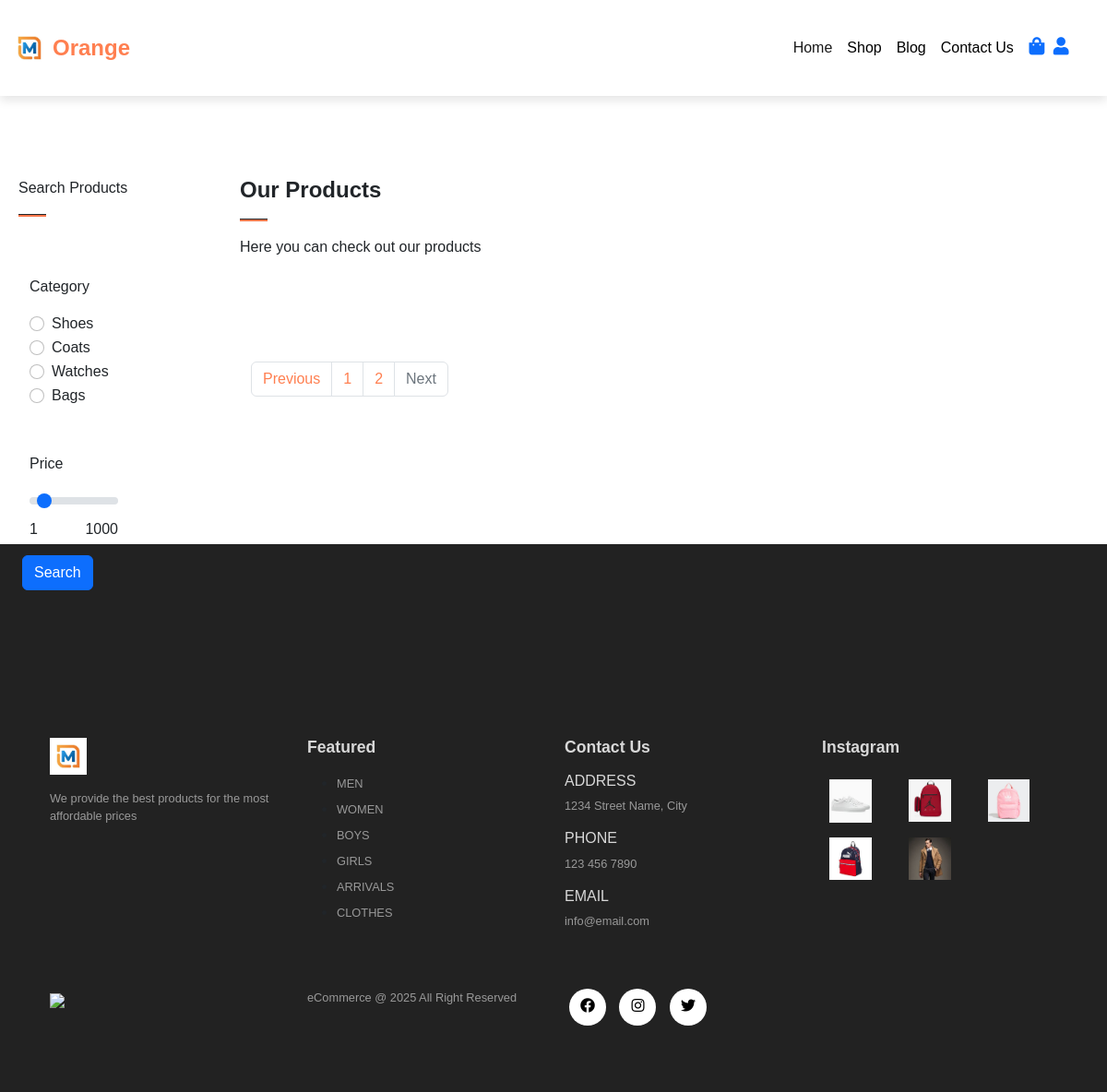
Page /shop.php?page_no=2 on the earlier database version.
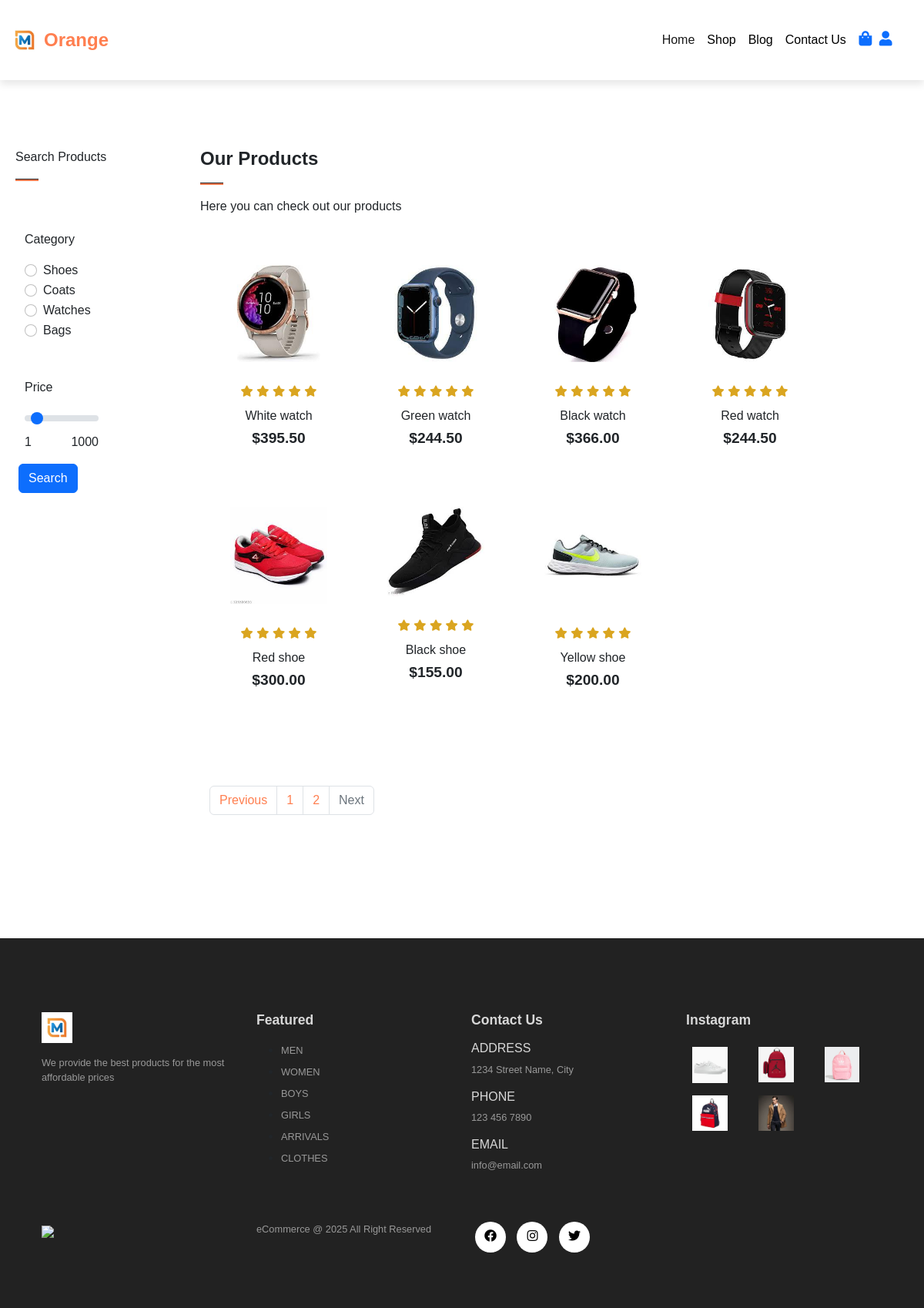
Same page on the later database version.
### tables this page shows
CREATE TABLE `products` (
  `product_id` int(11) NOT NULL,
  `product_name` varchar(100) NOT NULL,
  `product_category` varchar(100) NOT NULL,
  `product_description` varchar(255) NOT NULL,
  `product_image` varchar(255) NOT NULL,
  `product_image2` varchar(255) NOT NULL,
  `product_image3` varchar(255) NOT NULL,
  `product_image4` varchar(255) NOT NULL,
  `product_price` decimal(6,2) NOT NULL,
  `product_special_offer` int(2) NOT NULL,
  `product_color` varchar(100) NOT NULL
);

### shop.php (the view, shortened to what this page needs)
<?php include('layouts/header.php'); ?>
<?php
include('server/connection.php');
  if(isset($_POST['search'])){
         if(isset($_GET['page_no']) && $_GET['page_no'] !=""){
          $page_no = $_GET['page_no'];
         }else{
            $page_no = 1;
         }
         $category = $_POST['category'];
         $price = $_POST['price'];
          echo "category : $category,price :$price";
         $stmt1 = $conn->prepare("SELECT COUNT(*) As total_records FROM products");
         $stmt1->bind_param('si',$category, $price);
         $stmt1->execute();
         $stmt1->bind_result($total_records);
         $stmt1->store_result();
         $stmt1->fetch();
         $total_records_per_page = 8;
         $offset = ($page_no -1) * $total_records_per_page;
         $privious_page = $page_no - 1;
         $next_page = $page_no + 1;
         $adjacents = "2";
         $total_no_of_pages = ceil($total_records/$total_records_per_page);
         $stmt2 = $conn->prepare("SELECT * FROM products WHERE product_category =? AND product_price <=? LIMIT $offset, $total_records_per_page");
         $stmt2->bind_param('si',$category,$price);
         $stmt2->execute();
         $products = $stmt2->get_result();
  }else{
         if(isset($_GET['page_no']) && $_GET['page_no'] !=""){
          $page_no = $_GET['page_no'];
         }else{
            $page_no = 1;
         }
         $stmt1 = $conn->prepare("SELECT COUNT(*) As total_records FROM products");
         $stmt1->execute();
         $stmt1->bind_result($total_records);
         $total_records_per_page = 8;
         $offset = ($page_no -1) * $total_records_per_page;
         $total_no_of_pages = ceil($total_records/$total_records_per_page);
         $stmt2 = $conn->prepare("SELECT * FROM products LIMIT $offset, $total_records_per_page");
         $stmt2->execute();
         $products = $stmt2->get_result();
    }
?>
<section id="search" class="my-5 py-5 ms-2">
  <div class="container mt-5 py-5">
    <p>Search Products</p>
    <hr>
  </div>
      <form method="POST" action="shop.php">
        <div class="row mx-auto container">
          <div class="col-lg-12 col-md-12 col-sm-12">
            <p>Category</p>
              <div class="form-check">
                <input class="form-check-input" value="shoes" type="radio" name="category" id="category_one" <?php if(isset($category) && $category =='shoes'){echo 'checked';} ?> >
                <label class="form-check-label" for="flexRadioDefault1">
                  Shoes
                </label>
              </div>
              <div class="form-check">
                <input class="form-check-input" value="coats" type="radio" name="category" id="category_two" <?php if(isset($category) && $category =='coats'){echo 'checked';} ?>>
                <label class="form-check-label" for="flexRadioDefault2">
                  Coats
                </label>
              </div>
              <div class="form-check">
                <input class="form-check-input" value="watches" type="radio" name="category" id="category_two" <?php if(isset($category) && $category=='watches'){echo 'checked';} ?>>
                <label class="form-check-label" for="flexRadioDefault2">
                  Watches
                </label>
              </div>
              <div class="form-check">
                <input class="form-check-input" value="bags" type="radio" name="category" id="category_two" <?php if(isset($category) && $category=='bags'){echo 'checked';} ?>>
                <label class="form-check-label" for="flexRadioDefault2">
                  Bags
                </label>
              </div>
            </div>
        </div>
      <div class="row mx-auto container mt-5">
        <div class="col-lg-12 col-md-12 col-sm-12">
          <p>Price</p>
          <input type="range" class="form-range w-50" name="price" value="<?php if(isset($price)){echo $price;}else { echo "100";} ?>" min="1" max="1000" id="customRange2">
          <div class="w-50">
            <span style="float: left;">1</span>
            <span style="float: right;">1000</span>
          </div>
        </div>
      </div>
      <div class="form-group my-3 mx-3">
          <input type="submit" name="search" value="Search" class="btn btn-primary">
      </div>
      </form>
</section>
<section id="shop" class="my-5 py-5">
    <div class="container mt-5 py-5">
      <h3>Our Products</h3>
      <hr>
      <p>Here you can check out our products</p>
    </div>
    <div class="row mx-auto container">
      <?php while($row = $products->fetch_assoc()) { ?>
      <div onclick = "window.location.href='single_product.html';" class="product text-center col-lg-3 col-md-4 col-sm-12">
        <img class="img-fluid mb-3" src="assets/imgs/<?php echo $row['product_image']; ?>"/>
          <div class="star">
            <i class="fas fa-star"></i>
            <i class="fas fa-star"></i>
            <i class="fas fa-star"></i>
            <i class="fas fa-star"></i>
            <i class="fas fa-star"></i>
          </div>
        <h5 class="p-name"><?php echo $row['product_name']; ?></h5>
        <h4 class="p-price">$<?php echo $row['product_price']; ?></h4>
      </div>
          <?php } ?>
      <nav aria-label="Page navigation example" class="mx-auto">
          <ul class="pagination mt-5 mx-auto">
            <li class="page-item <?php if($page_no<=1){echo 'disabled';} ?> ">
              <a class="page-link" href="<?php if($page_no<=1){echo "#";}else {echo "?page_no=".($page_no - 1);}?>">Previous</a>
              </li>
              <li class="page-item"><a class="page-link" href="?page_no=1">1</a></li>
              <li class="page-item"><a class="page-link" href="?page_no=2">2</a></li>
              <li class="page-item <?php if($page_no>= $total_no_of_pages){echo 'disabled';} ?> ">
                <a class="page-link" href="<?php if($page_no>= $total_no_of_pages){echo "#";}else {echo "?page_no=".($page_no + 1);}?>">Next</a></li>
          </ul>
      </nav>
    </div>
  </section>
  <?php include('layouts/footer.php'); ?>

### layouts/header.php (shortened to what this page needs)
<!DOCTYPE html>
<html lang="en">
<head>
    <link href="https://cdn.jsdelivr.net/npm/bootstrap@5.2.2/dist/css/bootstrap.min.css" rel="stylesheet">
    <link rel="stylesheet" href="https://use.fontawesome.com/releases/v5.15.4/css/all.css"/>
    <link rel="stylesheet" href="assets/css/style.css">
</head>
<body>
<nav class="navbar navbar-expand-lg navbar-light bg-white py-3 fixed-top">
    <div class="container-fluid">
      <img class="logo" src="assets/imgs/logo.jpeg" alt="logo">
        <h2 class="brand">Orange</h2>
      <div class="collapse navbar-collapse nav-buttons" id="navbarSupportedContent">
        <ul class="navbar-nav me-auto mb-2 mb-lg-0">
          <li class="nav-item">
            <a class="nav-link active" aria-current="page" href="index.php">Home</a>
          </li>
          <li class="nav-item">
            <a class="nav-link" href="shop.php">Shop</a>
          </li>
          <li class="nav-item">
            <a class="nav-link" href="#">Blog</a>
          </li>
          <li class="nav-item">
            <a class="nav-link" href="contact.php">Contact Us</a>
          </li>
          <li class="nav-item">
            <a href="cart.php">
              <i class="fas fa-shopping-bag">
              </i>
            </a>
          </li>
          <li class="nav-item">
            <a href="account.php"><i class="fas fa-user"></i></a>
          </li>
        </ul>
      </div>
    </div>
</nav>

### layouts/footer.php (shortened to what this page needs)
<footer class="mt-5 py-5">
  <div class="row container mx-auto pt-5">
    <div class="footer-one col-lg-3 col-md-6 col-sm-12">
      <img class="logo" src="assets/imgs/logo.jpeg"/>
      <p class="pt-3">We provide the best products for the most affordable prices</p>
    </div>
    <div class="footer-one col-lg-3 col-md-6 col-sm-12">
      <h5 class="pb-2">Featured</h5>
      <ul class="text-uppercase">
          <li><a href="#">men</a></li>
          <li><a href="#">women</a></li>
          <li><a href="#">boys</a></li>
          <li><a href="#">girls</a></li>
          <li><a href="#">arrivals</a></li>
          <li><a href="#">clothes</a></li>
      </ul>
    </div>
    <div class="footer-one col-lg-3 col-md-6 col-sm-12">
      <h5 class="pb-2">Contact Us</h5>
        <div>
            <h6 class="text-uppercase">Address</h6>
            <p>1234 Street Name, City</p>
        </div>
        <div>
          <h6 class="text-uppercase">Phone</h6>
          <p>123 456 7890</p>
        </div>
        <div>
        <h6 class="text-uppercase">Email</h6>
        <p>info@email.com</p>
        </div>
      </div>
          <div class="footer-one col-lg-3 col-md-6 col-sm-12">
              <h5 class="pb-2">Instagram</h5>
              <div class="row">
                <img src="assets/imgs/feature.jpeg" class="img-fluid w-25 h-100 m-2"/>
                <img src="assets/imgs/feature01.jpeg" class="img-fluid w-25 h-100 m-2"/>
                <img src="assets/imgs/feature1.jpeg" class="img-fluid w-25 h-100 m-2"/>
                <img src="assets/imgs/feature4.jpeg" class="img-fluid w-25 h-100 m-2"/>
                <img src="assets/imgs/coat1.jpeg" class="img-fluid w-25 h-100 m-2"/>
              </div>
          </div>
  </div>
  <div class="copyright mt-5">
    <div class="row container mx-auto">
      <div class="col-lg-3 col-md-5 col-sm-12 mb-4">
        <img src="assets/imgs/payment.jpeg"/>
      </div>
      <div class="col-lg-3 col-md-5 col-sm-12 mb-4 text-nowrap mb-2">
        <p>eCommerce @ 2025 All Right Reserved</p>
      </div>
      <div class="col-lg-3 col-md-5 col-sm-12 mb-4">
        <a href="#"><i class="fab fa-facebook"></i></a>
        <a href="#"><i class="fab fa-instagram"></i></a>
        <a href="#"><i class="fab fa-twitter"></i></a>
      </div>
    </div>
</div>
</footer>
</body>
</html>

### assets/css/style.css (style rules this page uses)
.nav-buttons { margin-left: 60%; }
* { margin: 0; padding: 0; box-sizing: border-box; }
body { font-family: Impact, Haettenschweiler, 'Arial Narrow Bold',sans-serif; }
h2 { font: size 1.8rem; font-weight: 600; }
h3 { font-size: 1.5rem; font-weight:600; }
h4 { font-size: 1.2rem; font-weight: 600; }
h5 { font-size: 1rem; font-weight: 400; }
h6 { color:#d8d8d8; }
.navbar { font-size: 16px; padding-top: 2rem !important; padding-bottom: 2rem !important; top: 0; left: 0; box-shadow: 0 5px 10px rgba(0,0,0,0.1); }
.navbar-nav .nav-link { padding: 0 20px; color: #000; transition: 0.4s ease; }
.navbar i { font-size: 1.2rem; padding: 0 0.7px; transition: 0.5s ease; font-weight: 510; cursor: pointer; margin-left: 8px; }
.product { cursor: pointer; margin-bottom : 2rem; }
.product img { transition: 0.3s all; }
hr { width: 30px; height: 3px !important; opacity:1 !important; background-color:#fb774b; }
.star { padding:10px 0; }
.star i { font-size: 0.9rem; color: goldenrod; }
footer { background-color:#222222; }
footer h5 { color:#D8D8D8; font-weight: 600; font-size: 1.1rem; }
footer li { padding-bottom:4px; }
footer li a { font-size: 0.8rem; color:#999; text-decoration:none; }
footer .copyright a { color:#000; height:40px; width: 40px; background-color:#fff; display:inline-block; text-align:center; line-height:38px; border-radius:50%; transition: 0.3s ease; margin: 0 5px; }
footer p { color:#999; font-size:0.8rem; }
footer .copyright img { width:30%; }
.logo { width: 40px; height: 40px; }
.navbar .brand { color: coral; margin:3px 5px; font-size:1.5rem; }
.product img { width:70%; height: auto; box-sizing: border-box; object-fit: cover; }
.pagination a { color:coral; }

### shop.php (style rules this page uses)
#shop { width:70%; display:inline-block; }
#search { width:20%; display: inline-block; float :left; }

Differences in the rows shown:
added products: product_image (picture), product_name "White watch", product_price "395.50"
added products: product_image (picture), product_name "Green watch", product_price "244.50"
added products: product_image (picture), product_name "Black watch", product_price "366.00"
added products: product_image (picture), product_name "Red watch", product_price "244.50"
added products: product_image (picture), product_name "Red shoe", product_price "300.00"
added products: product_image (picture), product_name "Black shoe", product_price "155.00"
added products: product_image (picture), product_name "Yellow shoe", product_price "200.00"
